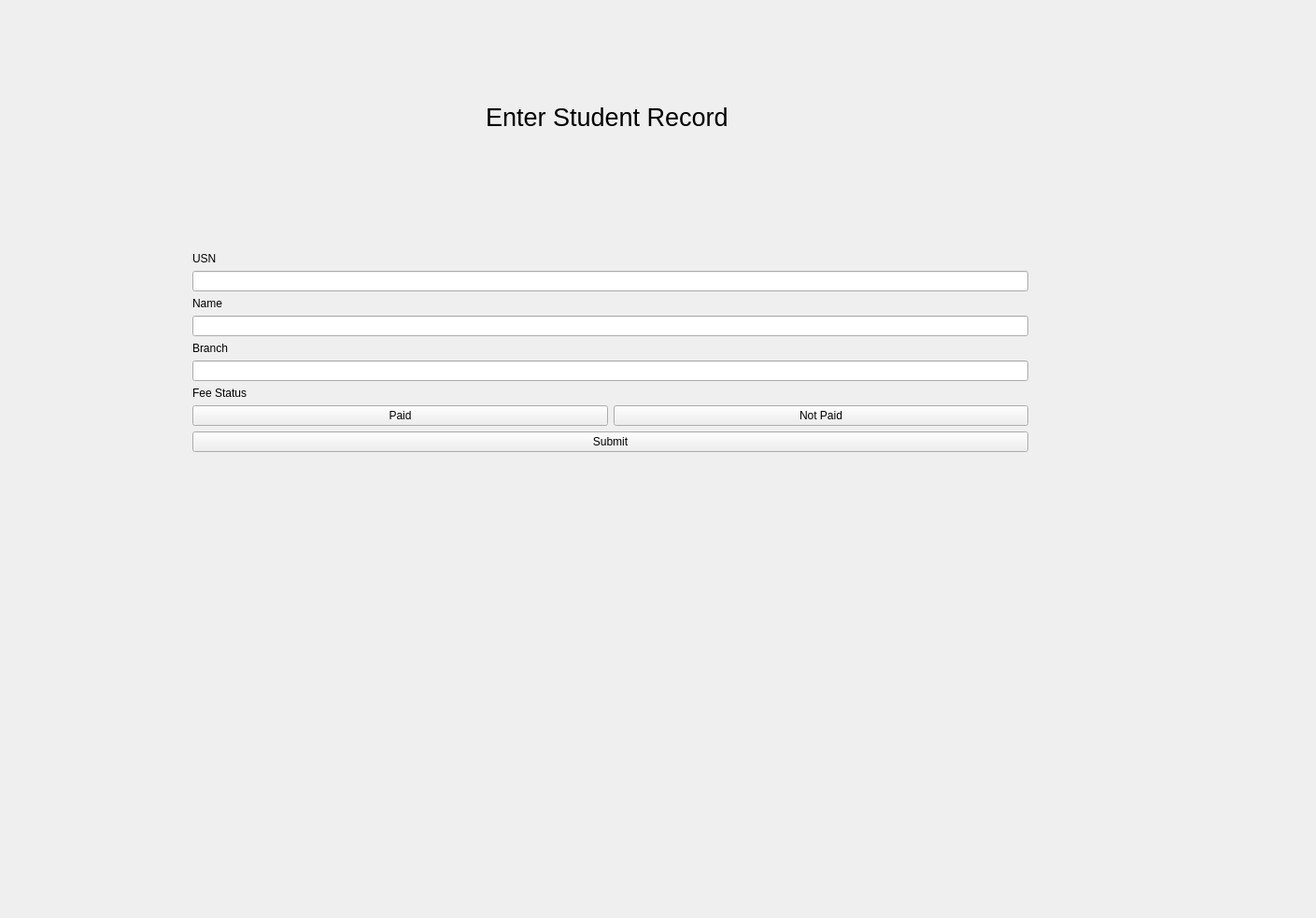
<?xml version="1.0" encoding="UTF-8"?>
<ui version="4.0">
 <class>insertstudent</class>
 <widget class="QWidget" name="insertstudent">
  <property name="geometry">
   <rect>
    <x>0</x>
    <y>0</y>
    <width>1409</width>
    <height>983</height>
   </rect>
  </property>
  <property name="windowTitle">
   <string>Form</string>
  </property>
  <widget class="QWidget" name="formLayoutWidget">
   <property name="geometry">
    <rect>
     <x>200</x>
     <y>270</y>
     <width>901</width>
     <height>561</height>
    </rect>
   </property>
   <layout class="QFormLayout" name="formLayout">
    <item row="0" column="1">
     <widget class="QLabel" name="label_3">
      <property name="text">
       <string>USN</string>
      </property>
     </widget>
    </item>
    <item row="1" column="1">
     <widget class="QLineEdit" name="usnEntry"/>
    </item>
    <item row="2" column="1">
     <widget class="QLabel" name="label_2">
      <property name="text">
       <string>Name</string>
      </property>
     </widget>
    </item>
    <item row="3" column="1">
     <widget class="QLineEdit" name="nameEntry"/>
    </item>
    <item row="4" column="1">
     <widget class="QLabel" name="label_4">
      <property name="text">
       <string>Branch</string>
      </property>
     </widget>
    </item>
    <item row="5" column="1">
     <widget class="QLineEdit" name="branchEntry"/>
    </item>
    <item row="6" column="1">
     <widget class="QLabel" name="label">
      <property name="text">
       <string>Fee Status</string>
      </property>
     </widget>
    </item>
    <item row="7" column="1">
     <layout class="QHBoxLayout" name="horizontalLayout">
      <item>
       <widget class="QPushButton" name="paidToggle">
        <property name="text">
         <string>Paid</string>
        </property>
       </widget>
      </item>
      <item>
       <widget class="QPushButton" name="notPaidToggle">
        <property name="text">
         <string>Not Paid</string>
        </property>
       </widget>
      </item>
     </layout>
    </item>
    <item row="8" column="1">
     <widget class="QPushButton" name="submit">
      <property name="text">
       <string>Submit</string>
      </property>
     </widget>
    </item>
    <item row="9" column="1">
     <widget class="QLabel" name="errorFlag">
      <property name="font">
       <font>
        <pointsize>20</pointsize>
       </font>
      </property>
      <property name="text">
       <string/>
      </property>
      <property name="alignment">
       <set>Qt::AlignCenter</set>
      </property>
     </widget>
    </item>
   </layout>
  </widget>
  <widget class="QLabel" name="title">
   <property name="geometry">
    <rect>
     <x>520</x>
     <y>100</y>
     <width>261</width>
     <height>51</height>
    </rect>
   </property>
   <property name="font">
    <font>
     <pointsize>20</pointsize>
    </font>
   </property>
   <property name="text">
    <string>Enter Student Record</string>
   </property>
  </widget>
 </widget>
 <resources/>
 <connections/>
</ui>
